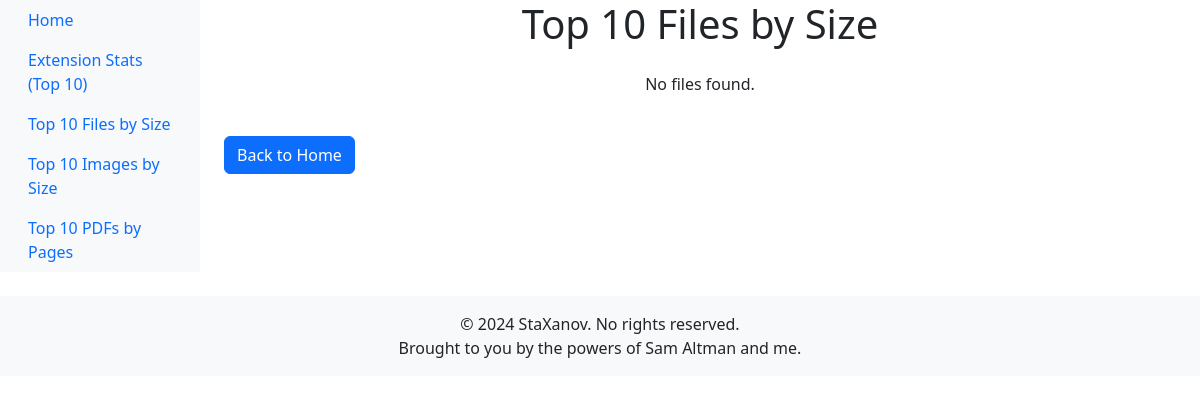
Before: /stknapp/top/10/bysize/ with the older database file.
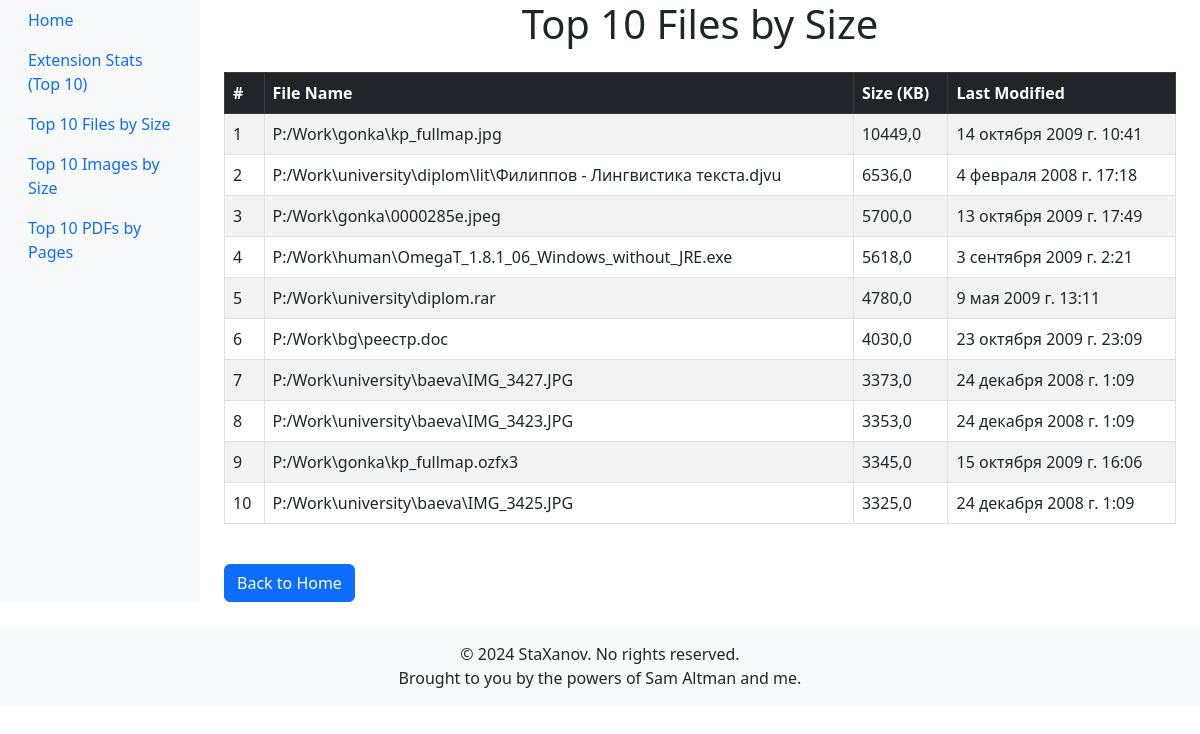
After: the same page with the newer database file.
### stknapp/models.py (models this page shows, shortened)
class FileInfo(models.Model):
    path = models.CharField(max_length=200)
    extension = models.CharField(max_length=10, null=True, blank=True)
    is_folder = models.BooleanField(null=True)
    size = models.FloatField()
    last_modified = models.DateTimeField(null=True, blank=True)
    created_time = models.DateTimeField(auto_now_add=True)
    is_container = models.BooleanField(null=True, blank=True)
    parent_object = models.CharField(null=True, blank=True, max_length=200)
    within_container = models.BooleanField(null=True)
    Office_last_mod_time = models.DateTimeField(null=True, blank=True)
    Office_last_mod_by = models.CharField(max_length=50, null=True, blank=True)
    XLS_num_sheets = models.IntegerField(null=True, blank=True)
    PDF_num_pages = models.IntegerField(null=True, blank=True)
    PDF_layout = models.CharField(max_length=20, null=True, blank=True)
    MP3_track_title = models.CharField(max_length=100, null=True, blank=True)
    MP3_artist = models.CharField(max_length=100, null=True, blank=True)
    MP3_duration = models.CharField(max_length=10, null=True, blank=True)
    AUD_bitrate = models.CharField(max_length=10, null=True, blank=True)
    IMG_size = models.FloatField(null=True, blank=True)
    IMG_dpi = models.CharField(max_length=10, null=True, blank=True)
    IMG_device = models.CharField(max_length=20, null=True, blank=True)

### stknapp/views.py (the view)
# urls.py: path("top/<int:num>/bysize/", views.sizetop, name="sizetop"),
def sizetop(request, num):
    try:
        num = int(num)  # строку в инт
        top_files = FileInfo.objects.order_by('-size')[:num]
        context = {
            "top_files": top_files,
            "num": num,
        }
        return render(request, "sizetop.html", context)
    except ValueError:
        return render(request, "sizetop.html", {"error": "Invalid number of files specified."})

### stknapp/templates/sizetop.html (shortened to what this page needs)
{% extends "base.html" %}
{% block content %}
<h1 class="text-center">Top {{ num }} Files by Size</h1>
{% if top_files %}
    <table class="table table-striped table-bordered mt-4">
        <thead class="table-dark">
            <tr>
                <th>#</th>
                <th>File Name</th>
                <th>Size (KB)</th>
                <th>Last Modified</th>
            </tr>
        </thead>
        <tbody>
            {% for file in top_files %}
                <tr>
                    <td>{{ forloop.counter }}</td>
                    <td>{{ file.path }}</td>
                    <td>{{ file.size }}</td>
                    <td>{{ file.last_modified }}</td>
                </tr>
            {% endfor %}
        </tbody>
    </table>
{% else %}
    <p class="text-center mt-4">No files found.</p>
{% endif %}
<a href="/stknapp" class="btn btn-primary mt-4">Back to Home</a>
{% endblock %}

Changed rows visible on the page:
added FileInfo: path "P:/Work\\gonka\\kp_fullmap.jpg", size "10449,0", last_modified "14 октября 2009 г. 10:41"
added FileInfo: path "P:/Work\\university\\diplom\\lit\\Филиппов - Лингвистика текста.djvu", size "6536,0", last_modified "4 февраля 2008 г. 17:18"
added FileInfo: path "P:/Work\\gonka\\0000285e.jpeg", size "5700,0", last_modified "13 октября 2009 г. 17:49"
added FileInfo: path "P:/Work\\human\\OmegaT_1.8.1_06_Windows_without_JRE.exe", size "5618,0", last_modified "3 сентября 2009 г. 2:21"
added FileInfo: path "P:/Work\\university\\diplom.rar", size "4780,0", last_modified "9 мая 2009 г. 13:11"
added FileInfo: path "P:/Work\\bg\\реестр.doc", size "4030,0", last_modified "23 октября 2009 г. 23:09"
added FileInfo: path "P:/Work\\university\\baeva\\IMG_3427.JPG", size "3373,0", last_modified "24 декабря 2008 г. 1:09"
added FileInfo: path "P:/Work\\university\\baeva\\IMG_3423.JPG", size "3353,0", last_modified "24 декабря 2008 г. 1:09"
added FileInfo: path "P:/Work\\gonka\\kp_fullmap.ozfx3", size "3345,0", last_modified "15 октября 2009 г. 16:06"
added FileInfo: path "P:/Work\\university\\baeva\\IMG_3425.JPG", size "3325,0", last_modified "24 декабря 2008 г. 1:09"
Other visible differences:
text no longer shown: "No files found."
text now shown: "# File Name Size (KB) Last Modified"
